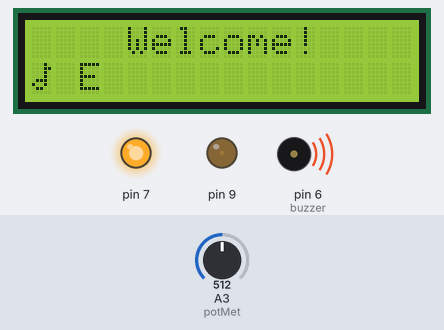
A sketch run on a simulated Arduino Uno, built with avr-gcc and run on an emulated ATmega328P. Shown: 16×2 character LCD, output pins drawn as LEDs (lit = HIGH), buzzer (waves = sounding). The test bench sets the inputs (shaded band); at power-on: A3 (potMet) = 512.

Above: at 1.2 s.
1.3 s: A3 (potMet) set to 152
At 2.0 s:
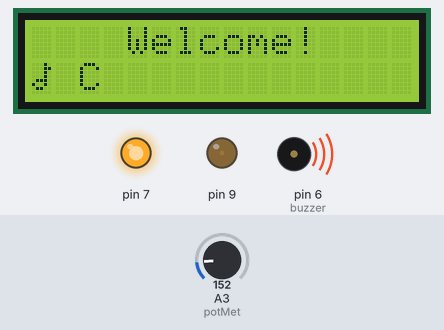
3.0 s: A3 (potMet) set to 133
At 4.2 s:
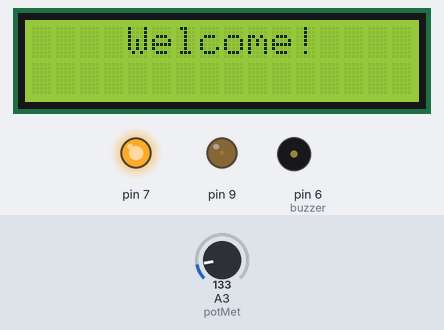
4.5 s: A3 (potMet) set to 306
At 5.6 s:
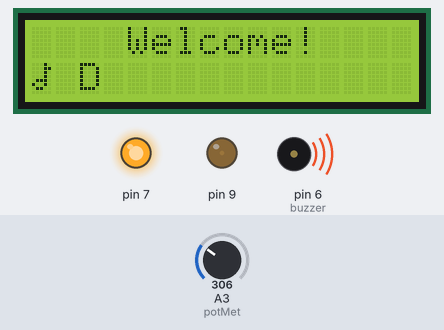
6.0 s: A3 (potMet) set to 716
At 6.9 s:
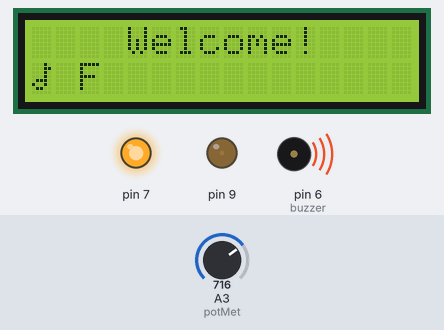
7.5 s: A3 (potMet) set to 900
At 8.1 s:
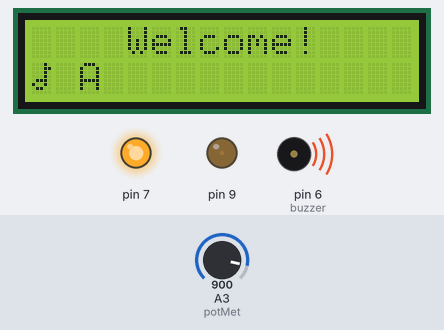
9.0 s: A3 (potMet) set to 1023
At 10.5 s:
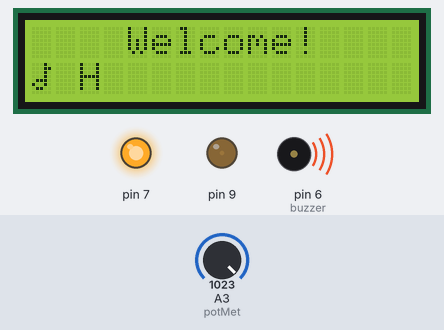
Timing chart, 0 to 11.5 s (numbered marks = the images above; inputs shaded):
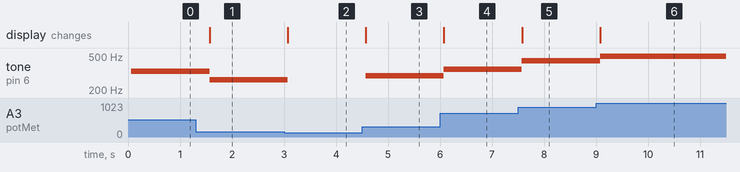

The sketch:

sketch_jan03a.ino
```cpp
//Library by David Mellis, Limor Fried, and Tom Igoe
#include <LiquidCrystal.h>
#define buzzer 6
LiquidCrystal lcd(4, 5, 10, 11, 12, 13);
byte NoteNote[8] = {
B00010,
B00011,
B00010,
B00010,
B01110,
B10010,
B01100,
B00000 };

int potMet = 3;
//int time = 100;  //vremia zaderzki. iznachalno -- 100;

void setup()
{
// LCD
  pinMode(buzzer, OUTPUT);
  pinMode(7, OUTPUT);
  pinMode(9, OUTPUT);
  analogWrite(9, 10);
  digitalWrite(7, HIGH);
  lcd.begin(16, 2);
  lcd.setCursor(4, 0);
  lcd.write("Welcome!");
  lcd.createChar(1, NoteNote);
// LCD
}

void loop()
{
  int PotM = analogRead(potMet);
    int value = map(PotM, 0, 1023, 1, 8);
if (value == 1)
{
 lcd.setCursor(0, 1);
 lcd.write(B11111110);
 lcd.setCursor(1, 1);
 lcd.write(B11111110);
 lcd.setCursor(2, 1);
 lcd.write(B11111110);
 noTone(buzzer);
 }
 else if (value == 2)          // C
 {
 lcd.setCursor(0, 1);
 lcd.write(byte(1));
 lcd.print(" C");
 tone(buzzer, 262);
 }
 else if (value == 3)          // D
 {
 lcd.setCursor(0, 1);
 lcd.write(byte(1));
 lcd.print(" D");
 tone(buzzer, 294);
 }
 else if (value == 4)          // E
 {
 lcd.setCursor(0, 1);
 lcd.write(byte(1));
 lcd.print(" E");
 tone(buzzer, 330);
 }
 else if (value == 5)          // F
 {
 lcd.setCursor(0, 1);
 lcd.write(byte(1));
 lcd.print(" F");
 tone(buzzer, 349);
 }
 else if (value == 6)          // G
 {
 lcd.setCursor(0, 1);
 lcd.write(byte(1));
 lcd.print(" G");
 tone(buzzer, 392);
 }
 else if (value == 7)          // A
 {
 tone(buzzer, 440);
 lcd.setCursor(0, 1);
 lcd.write(byte(1));
 lcd.print(" A");
 tone(buzzer, 440);
 }
 else if (value == 8)          // H
 {
 lcd.setCursor(0, 1);
 lcd.write(byte(1));
 lcd.print(" H");
 tone(buzzer, 494);
 }
 else if (value>8) {lcd.setCursor(0, 0); lcd.print("Bad") ; }

 delay(500);

}
```

Measured:
- the behaviour switches between 147 and 146 on A3 (potMet) (found by bisection; images 1 and 2)
- after the input at 1.3 s, tone on pin 6 (buzzer): 330 Hz → 262 Hz after 0.27 s; the display: changes after 0.27 s (image 1)
- after the input at 3.0 s, tone on pin 6 (buzzer): 262 Hz → silent after 0.07 s; the display: changes after 0.07 s (image 2)
- after the input at 4.5 s, tone on pin 6 (buzzer): silent → 294 Hz after 0.07 s; the display: changes after 0.07 s (image 3)
- after the input at 6.0 s, tone on pin 6 (buzzer): 294 Hz → 349 Hz after 0.07 s; the display: changes after 0.07 s (image 4)
- after the input at 7.5 s, tone on pin 6 (buzzer): 349 Hz → 440 Hz after 0.08 s; the display: changes after 0.08 s (image 5)
- after the input at 9.0 s, tone on pin 6 (buzzer): 440 Hz → 494 Hz after 0.08 s; the display: changes after 0.08 s (image 6)
